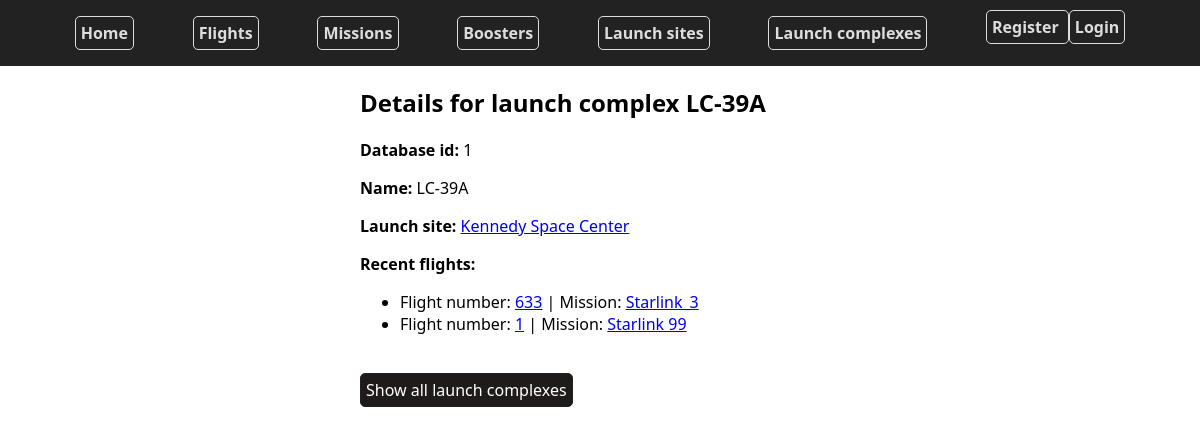
/launchcomplexes/1, run on the app's committed database.
### Falcon9Launches/models.py (models this page shows, shortened)
class LaunchComplex(models.Model):
    name = models.CharField(max_length = 64)
    launch_site = models.ForeignKey(LaunchSite, on_delete=models.Case)
    image = CloudinaryField('image', null = True, blank = True)
    class Meta:
        verbose_name_plural = "Launch complexes"

class LaunchSite(models.Model):
    name = models.CharField(max_length = 64)
    city = models.CharField(max_length = 64)
    state = models.CharField(max_length = 64)

class Flight(models.Model):
    OUTCOMES = (
        ('F', 'Failure'),
        ('S', 'Success'),
        ('C', 'Cancelled'),
    )
    number = models.IntegerField()
    date = models.DateField('date of flight')
    booster = models.ForeignKey(Booster, on_delete=models.CASCADE)
    outcome = models.CharField(max_length=1, choices=OUTCOMES)
    launch_complex = models.ForeignKey(LaunchComplex, on_delete=models.CASCADE)
    mission = models.OneToOneField(Mission, on_delete=models.CASCADE)

class Mission(models.Model):
    name = models.CharField(max_length = 256)
    operator = models.CharField(max_length = 256)
    wikiLink = models.URLField(null = True)

### Falcon9Launches/views.py (the view)
# urls.py: path('launchcomplexes/<int:complex_id>', views.complexDetails, name="complexDetails"),
def complexDetails(req, complex_id):
    print(f'@views.complexDetails. Complex_id:{complex_id}')
    complex = get_object_or_404(LaunchComplex, pk = complex_id)
    context ={ 'complex': complex}
    return render(req, 'Falcon9Launches/launchcomplexDetails.html' , context)

### Falcon9Launches/templates/Falcon9Launches/launchcomplexDetails.html (shortened to what this page needs)
{% extends "Falcon9Launches/layout.html" %}
{% block content%}
    <h2>Details for launch complex {{complex.name}}</h2>
    <div>
        <p><strong>Database id:</strong> {{complex.id}}</p>
        <p><strong>Name:</strong> {{complex.name}}</p>
        <p><strong>Launch site:</strong> <a href="{% url "launchSiteDetails" complex.launch_site.id %}" >{{complex.launch_site.name}} </a></p>
        <p><strong>Recent flights:</strong>
            <ul>
                {% for f in complex.flight_set.all %}
                <li>Flight number: <a href="{% url "flightDetails" f.id %}">{{f.number}}</a> | Mission: <a href="{% url "missionDetails" f.mission.id%}">{{f.mission.name}}</a> </li>
                {% endfor %}
            </ul>
        </p>
        {% if  complex.image%}
        <img src="{{complex.image.url}}" width="400" > </div>
    {% endif %}
    <a class="button cancel" href = "{% url 'launchcomplexes' %}" > Show all launch complexes </a>
{% endblock %}

### Falcon9Launches/static/Falcon9Launches/style.css (style rules this page uses)
body { margin:0; padding:0; font-family: 'Segoe UI', Tahoma, Geneva, Verdana, sans-serif; }
.button { display: inline-block; font-family: inherit; font-size: 1rem; text-decoration: none; padding:5px; border:1px solid #222; border-radius: 5px; padding: 5px; cursor: pointer; margin-bottom: .2rem; }
.button.cancel { background-color: rgb(31, 27, 27); color:white; }

### data on the page
LaunchComplex: name "LC-39A", id "1", launch_site.name "Kennedy Space Center"
Flight: number "633", mission.name "Starlink_3"
Flight: number "1", mission.name "Starlink 99"
